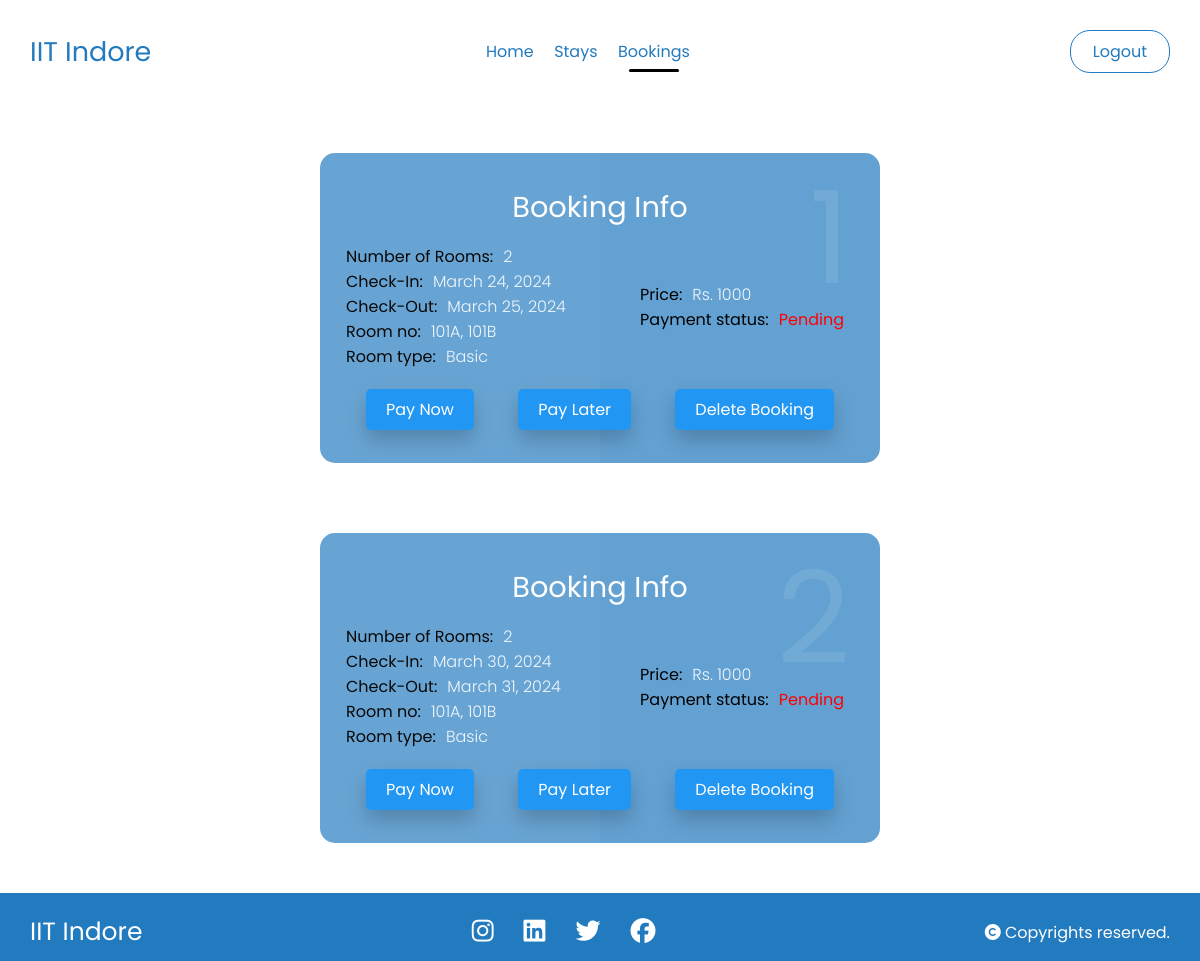
The page /bookings/ (signed in) on the database as committed earlier.
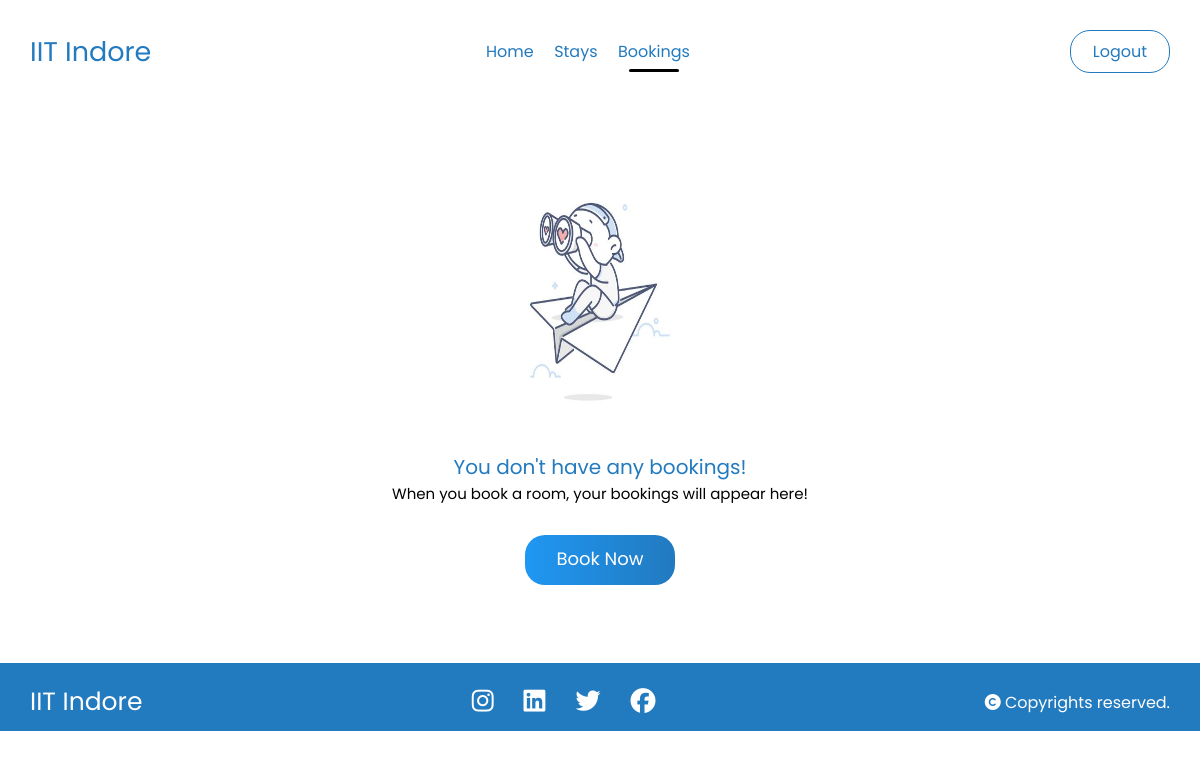
The same page on the database as committed later.
### hostel/models.py (models this page shows, shortened)
class Reservation(models.Model):
    ROOM_CHOICES = (
        ("1", "Basic"),
        ("2", "Premium"),
    )
    PAYMENT_CHOICES = (
        ('1', 'Pending'),
        ('2', 'Done'),
        ('3', 'Pay Later')
    )
    user = models.ForeignKey(User, on_delete=models.CASCADE)
    email = models.EmailField()
    phone_number = models.CharField(max_length=15)
    number_of_rooms = models.PositiveIntegerField()
    check_in_date = models.DateField()
    check_out_date = models.DateField()
    room_numbers = models.CharField(max_length=255, help_text="Enter room numbers separated by commas")
    price = models.PositiveIntegerField()
    room_type = models.CharField(max_length = 1, default = "1", choices = ROOM_CHOICES)
    payment_status = models.CharField(max_length=1, default='1', choices = PAYMENT_CHOICES)
    def get_room_numbers(self):
        return self.room_numbers.split(',')
    def set_room_numbers(self, room_numbers):
        self.room_numbers = ','.join(room_numbers)
    room_numbers_list = property(get_room_numbers, set_room_numbers)

### hostel/views.py (the view)
# urls.py: path('bookings/', views.bookings, name="bookings"),
@login_required(login_url='/login/')
def bookings(request):
    user_reservations = Reservation.objects.filter(user=request.user)
    return render(request, "bookings.html", {'user_reservations': user_reservations})

### templates/bookings.html (shortened to what this page needs)
{% load static %}
<!DOCTYPE html>
<html lang="en">
<head>
    <link rel="stylesheet" href="{% static 'navbar.css' %}">
  </head>
<body>
    <div class="nav1">
        <div>
          <h3>IIT Indore</h3>
        </div>
        <div class="headings">
          <a href="/">Home</a>
          <a href="/stays">Stays</a>
          <a href="/bookings" class="active">Bookings</a>
        </div>
          <div class="nav1-login">
            {% if user.is_authenticated %}
            <a href='{% url "logout" %}'>Logout</a>
            {% else %}
            <a href='{% url "login" %}'>Login</a>
            {% endif %}
          </div>
      </div>
      {% if user_reservations%}
        {% for reservation in user_reservations %}
        <div class="container">
          <div class="card">
            <div class="box">
              <div class="content">
                <h2>{{ forloop.counter }}</h2>
                <h3>Booking Info</h3>
                <div class="columns">
                  <div class="left">
                    <p><span>Number of Rooms:</span>{{ reservation.number_of_rooms }}</p>
                    <p><span>Check-In:</span>{{ reservation.check_in_date }}</p>
                    <p><span>Check-Out:</span>{{ reservation.check_out_date }}</p>
                    <p><span>Room no:</span>{{ reservation.room_numbers_list|join:", " }}</p>
                    <p><span>Room type:</span>{{ reservation.get_room_type_display }}</p>
                  </div>
                  <div class="right">
                    <p><span>Price:</span>Rs. {{ reservation.price }}</p>
                    {% if reservation.payment_status == '1' %}
                      <p><span>Payment status:</span><span style="color: red">{{ reservation.get_payment_status_display }}</span></p>
                    {% elif reservation.payment_status == '2' %}
                      <p><span>Payment status:</span><span style="color: green">{{ reservation.get_payment_status_display }}</span></p>
                    {% else %}
                      <p><span>Payment status:</span><span style="color: orange">{{ reservation.get_payment_status_display }}</span></p>
                    {% endif %}
                  </div>
                </div>
                <div class="btn-row">
                  <a href="" class="btn btn-primary">Pay Now</a>
                  <a href="" class="btn btn-secondary">Pay Later</a>
                  <a href="#" class="btn btn-danger" data-reservation-id="{{ reservation.id }}">Delete Booking</a>
                </div>
              </div>
            </div>
          </div>
        </div>
        {% endfor %}
      {% else %}
        <div class="empty">
          <img src = "{% static 'FIND.jpeg' %}">
          <h5>You don't have any bookings!</h5>
          <p>When you book a room, your bookings will appear here!</p>
          <a href="{% url 'stays' %}">Book Now</a>
        </div>
      {% endif %}
    <footer>
        <div class="footer">
          <div class="info">
            <h4>IIT Indore</h4>
          </div>
          <div class="social">
            <ul>
              <li><a href="#"><i class="fa-brands fa-instagram"></i></a></li>
              <li><a href="#"><i class="fa-brands fa-linkedin"></i></a></li>
              <li><a href="#"><i class="fa-brands fa-twitter"></i></a></li>
              <li><a href="#"><i class="fa-brands fa-facebook"></i></a></li>
            </ul>
          </div>
          <div class="rights">
            <p><i class="fa-solid fa-copyright"></i> Copyrights reserved.</p>
          </div>
        </div>
    </footer>
</body>
</html>

### static/navbar.css (style rules this page uses)
* { margin: 0; padding: 0; box-sizing: border-box; font-family: 'Ubuntu', cursive; font-weight: 400; }
:root { --main-color: #fff; --secondary-color: rgb(34,122,191); --primary-color: #000; }
.nav1 { width: 100%; padding: 30px; position: sticky; top: 0px; display: flex; justify-content: space-between; align-items: center; background: transparent; z-index: 33; }
.nav1 .headings a { text-decoration: none; font-size: 16px; color: var(--secondary-color); margin-right: 3%; position: relative; transition: 0.3s all ease-in-out; }
.nav1 div:nth-child(1) h3 { font-size: 27px; color: var(--secondary-color); }
.nav1 div:nth-child(3) { display: flex; align-items: center; justify-content: flex-end; }
.nav1 .headings { display: flex; align-items: center; justify-content: center; width: 60%; }
.nav1 div:nth-child(3) a { margin-left: 25px; }
.nav1-login a { background: transparent; border: 1.5px solid var(--secondary-color); border-radius: 20px; text-decoration: none; width: 100px; text-align: center; padding: 8px; color: var(--secondary-color); }
.active::after { content: ''; position: absolute; width: 70%; left: 15%; bottom: -8px; height: 3px; background-color: var(--primary-color); border-radius: 10px; }
footer { left: 0; bottom: 0; width: 100%; background-color: var(--secondary-color); color: #fff; text-align: center; }
footer .footer { display: flex; justify-content: space-between; align-items: center; flex-wrap: wrap; padding: 20px 30px 10px; background-color: var(--secondary-color); color: #fff; }
.info h4 { text-align: center; color: #fff; font-size: 25px; }
.social ul { display: flex; align-items: center; }
.social ul li { list-style-type: none; }
.social ul li a { color: #fff; font-size: 25px; margin: 0px 15px; }

### templates/bookings.html (style rules this page uses)
* { margin: 0; padding: 0; box-sizing: border-box; font-family: "Poppins", sans-serif; }
.empty { display: flex; justify-content: center; align-items: center; text-align: center; flex-direction: column; min-height: 70vh; padding: 20px; width: 80%; margin: 0 auto; }
.empty img { height: 300px; width: 300px; }
.empty h5 { font-size: 20px; color: var(--secondary-color); }
.empty p { font-size: 15px; margin-bottom: 10px; }
.empty a { text-decoration: none; background-image: linear-gradient(-90deg,var(--secondary-color), rgb(31, 151, 243)); color: #fff; height: 50px; font-size: 18px; padding: 10px; width: 150px; border: none; outline: none; border-radius: 20px; margin-top: 20px; margin-bottom: 30px; cursor: pointer; }

Rows that differ between the two databases and show on the page:
removed Reservation: number_of_rooms "2", check_in_date "March 24, 2024", check_out_date "March 25, 2024", room_numbers_list "101A, 101B", room_type "Basic", price "1000", payment_status "Pending"
removed Reservation: number_of_rooms "2", check_in_date "March 30, 2024", check_out_date "March 31, 2024", room_numbers_list "101A, 101B", room_type "Basic", price "1000", payment_status "Pending"
Other text that changed with them:
text now shown: "You don't have any bookings! When you book a room, your bookings will appear here! Book Now"
